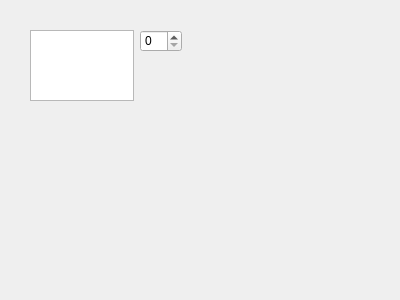
<?xml version="1.0" encoding="UTF-8"?>
<ui version="4.0">
 <class>Widget</class>
 <widget class="QWidget" name="Widget">
  <property name="geometry">
   <rect>
    <x>0</x>
    <y>0</y>
    <width>400</width>
    <height>300</height>
   </rect>
  </property>
  <property name="windowTitle">
   <string>Widget</string>
  </property>
  <widget class="QTextEdit" name="textEdit">
   <property name="geometry">
    <rect>
     <x>30</x>
     <y>30</y>
     <width>104</width>
     <height>71</height>
    </rect>
   </property>
  </widget>
  <widget class="QSpinBox" name="spinBox">
   <property name="geometry">
    <rect>
     <x>140</x>
     <y>30</y>
     <width>42</width>
     <height>22</height>
    </rect>
   </property>
  </widget>
 </widget>
 <layoutdefault spacing="6" margin="11"/>
 <resources/>
 <connections/>
</ui>
